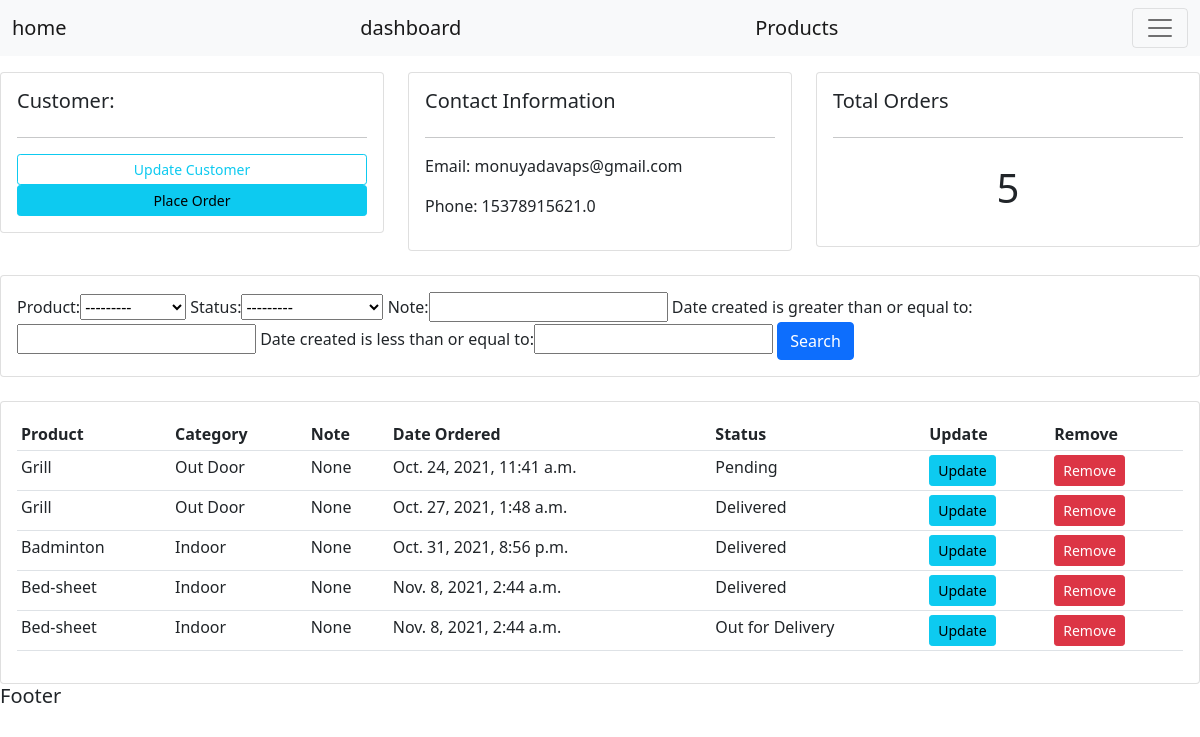
/customer/3/, run on the app's committed database.
### accounts/models.py (models this page shows, shortened)
class Customer(models.Model):
    name = models.CharField(max_length=300, null=True)
    email = models.EmailField(null=True, blank=True)
    phone = models.FloatField(null=True, blank=True)
    date_created = models.DateTimeField(auto_now_add=True)

class Order(models.Model):
    STATUS = (
        ('Pending', 'Pending'),
        ('Out for Delivery', 'Out for Delivery'),
        ('Delivered', 'Delivered'),
        )
    customer = models.ForeignKey(Customer, null=True, on_delete=models.SET_NULL)
    product = models.ForeignKey(Product, null=True, on_delete=models.SET_NULL)
    date_created = models.DateTimeField(auto_now_add=True)
    status = models.CharField(max_length=200, null=True , choices=STATUS)
    note = models.CharField(max_length=200, null=True )

class Product(models.Model):
    CATEGORY =(
                ('Indoor', 'Indoor'),
                ('Out Door', 'Outdoor'),
                )
    name = models.CharField(max_length=200, null=True)
    price = models.FloatField(null=True)
    category = models.CharField(max_length=200, null=True,  choices=CATEGORY)
    description = models.CharField(max_length=200, null=True, blank=True)
    date_created = models.DateTimeField(auto_now_add=True)
    tags = models.ManyToManyField(Tag)
    def __str__(self):
        return self.name

### accounts/views.py (the view)
# urls.py: path('customer/<str:pk_test>/', views.customers, name="customer"),
def customers(request, pk_test):
    customer = Customer.objects.get(id=pk_test)
    orders = customer.order_set.all()
    orders_count = orders.count()
    myFilter = OrderFilter(request.GET, queryset=orders)
    orders = myFilter.qs
    context = {'customer': customer , 'orders':orders,
               'orders_count': orders_count, 'myFilter':myFilter}
    return render(request, 'accounts/customers.html', context)

### accounts/templates/accounts/customers.html
{% extends 'accounts/base.html' %}
{% block content %}
    	<br>
<div class="row">
	<div class="col-md">
		<div class="card card-body">
			<h5>Customer:</h5>
			<hr>
			<a class="btn btn-outline-info  btn-sm btn-block" href="">Update Customer</a>
			<a class="btn btn-info  btn-sm btn-block" href="{% url 'create_order' customer.id %}">Place Order </a>
		</div>
	</div>
	<div class="col-md">
		<div class="card card-body">
			<h5>Contact Information</h5>
			<hr>
			<p>Email: {{customer.email}} </p>
			<p>Phone: {{customer.phone}} </p>
		</div>
	</div>
	<div class="col-md">
		<div class="card card-body">
			<h5>Total Orders</h5>
			<hr>
			<h1 style="text-align: center;padding: 10px">{{orders_count}}</h1>
		</div>
	</div>
</div>
<br>
<div class="row">
	<div class="col">
		<div class="card card-body">
			<form method="get">
				{{ myFilter.form}}
		    <button class="btn btn-primary" type="submit">Search</button>
		  </form>
		</div>
	</div>
</div>
<br>
<div class="row">
	<div class="col-md">
		<div class="card card-body">
			<table class="table table-sm">
				<tr>
					<th>Product</th>
					<th>Category</th>
					<th>Note</th>
					<th>Date Ordered</th>
					<th>Status</th>
					<th>Update</th>
					<th>Remove</th>
				</tr>
				{% for i in orders %}
					<tr>
						<td> {{i.product}}</td>
						<td> {{i.product.category}}</td>
						<td> {{i.note}}</td>
						<td> {{i.date_created}}</td>
						<td> {{i.status}}</td>
						<td> <a class="btn btn-sm btn-info" href="{% url 'update_order' i.id %}">Update</a> </td>
						<td> <a class="btn btn-sm btn-danger" href="{% url 'delete_order' i.id %}">Remove</a> </td>
					</tr>
				{% endfor%}
			</table>
		</div>
	</div>
</div>
{% endblock content %}

### data on the page
Customer: email "monuyadavaps@gmail.com", phone "15378915621.0"
Order: product "Grill", product.category "Out Door", note "None", date_created "Oct. 24, 2021, 11:41 a.m.", status "Pending"
Order: product "Grill", product.category "Out Door", note "None", date_created "Oct. 27, 2021, 1:48 a.m.", status "Delivered"
Order: product "Badminton", product.category "Indoor", note "None", date_created "Oct. 31, 2021, 8:56 p.m.", status "Delivered"
Order: product "Bed-sheet", product.category "Indoor", note "None", date_created "Nov. 8, 2021, 2:44 a.m.", status "Delivered"
Order: product "Bed-sheet", product.category "Indoor", note "None", date_created "Nov. 8, 2021, 2:44 a.m.", status "Out for Delivery"

### other printed values
{{ orders_count }} "5"
